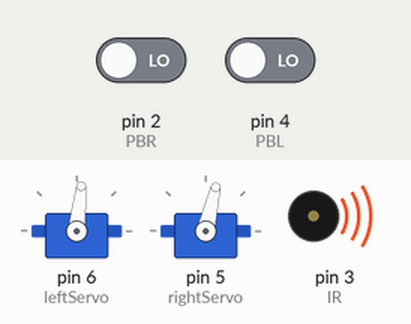
Recording of a sketch running on a simulated Arduino Uno, built with avr-gcc and run on an emulated ATmega328P. On the bench: 2 × servo, buzzer (waves = sounding). The test bench sets the inputs (shaded band); at power-on: pin 4 (PBL) LOW, pin 2 (PBR) LOW. What the sketch prints to the serial monitor is not drawn.

Above: at 0.8 s.
0.9 s: pin 4 (PBL) driven HIGH
Timing chart, 0 to 9.9 s (numbered marks = the images above; inputs shaded):
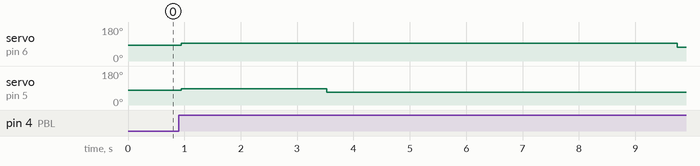

Measured:
- after the input at 0.9 s, servo on pin 6 (leftServo): 84° → 94° at once, → 74° 8.8 s later; servo on pin 5 (rightServo): 77° → 87° at once, → 67° 2.6 s later

The sketch:

Robotics_Program.ino
```cpp
#include <Servo.h>
Servo leftServo;    //Starts up Servos
Servo rightServo;
const int leftStop = 84;
const int rightStop = 78;
const int PBL = 4;    //Defines button value
const int PBR = 2;
const int IR = 3;
#define leftSensor A2   //Defines light sensors
#define middleSensor A1
#define rightSensor A0
bool turnRight = false;   //Direction after reading barcode
bool turnLeft = false;
int codeLines = 0;    //Amount of lines on the barcode

const int rightWhite = 467;   //Sets the lighting values
const int rightBlack = 212;
const int rightGrey = 336;
const int leftWhite = 454;
const int leftBlack = 260;
const int leftGrey = 364;
const int middleWhite = 360;
const int middleBlack = 180;
const int middleGrey = 317;


void stop() {   //Runs stop values
  leftServo.write(leftStop);
  rightServo.write(rightStop);
}

int setSpeed(int a, int b) {    //Takes speed values
  int leftServoVal = leftStop + a;    //Adds speed to Servo
  int rightServoVal = rightStop - b - 1;
  leftServo.write(leftServoVal);
  rightServo.write(rightServoVal);
}

void moveStraight(int dist) {
  setSpeed(10, 10);
  delay(dist * 207.32);   //Time taken to move 1cm multiplied by requested distance
  stop();
}

void turnAngle(int angle) {
  if (angle < 0) {    //Checks which direction the robot will turn
    setSpeed(-10, 10);    //Turns left
    angle = abs(angle);   //makes value positive
  }
  else {
    setSpeed(10, -10);    //Turns right
  }
  delay(28.72 * angle);   //Time taken to turn 1° multiplied by requested angle
  stop();
}

void waitKey (int pin) {    //Waits for button to be let go
  while (digitalRead(pin) == HIGH) {}
  delay(40);
  while (digitalRead(pin) == LOW) {}
  delay(40);
  return;
}

void turn(int value1, int value2) {   //Takes in which sensors to use
  if (analogRead(rightSensor) < value1 + 20 and analogRead(rightSensor) > value1 - 20) {    //Creates light sensor range
    turnAngle(10);
  }

  else if (analogRead(leftSensor) < value2 + 20 and analogRead(leftSensor) > value2 - 20) {
    turnAngle(-10);
  }
}

void obstacleAvoid(){
      turnAngle(90);    //Moves robot right and forward
    moveStraight(30);
    turnAngle(-90);   //Checks to see if there is still an object
    int d = 30;   //Distance to travel back
    while (digitalRead(2) == LOW) {
      turnAngle(90);    //Continues until there is no object
      moveStraight(30);
      turnAngle(-90);
      d = d + 30;   //Adds to the travel back distance
    }
    moveStraight(40);
    turnAngle(-90);
    while (digitalRead(2) == LOW) {   //Moves along the outside of the object
      turnAngle(90);
      moveStraight(40);
      turnAngle(-90);
    }
    moveStraight(d);    //Moves back to the line
    turnAngle(90);
}

void setup() {
  Serial.begin(9600);   //Sets up Serial
  leftServo.attach(6);    //Attaches servos
  rightServo.attach(5);
  pinMode(PBL, INPUT);    //Sets pins to be inputs
  pinMode(PBR, INPUT);
  pinMode(rightSensor, INPUT);
  pinMode(middleSensor, INPUT);
  pinMode(leftSensor, INPUT);
  pinMode(IR, OUTPUT);
  tone(3, 38000);
  setSpeed(0, 0);   //Sets speed to 0 at start
  waitKey(PBL);   //Waits for the button to be pressed before running the loop
  Serial.println("Start");
}

void loop() {

  setSpeed(10, 10);

  if (digitalRead(2) == LOW) {    //Checks front sensor
    Serial.println("Obstacle detected");
    obstacleAvoid();

  }

  if ((analogRead(middleSensor) > middleWhite - 20) and (turnRight == false)) {   //Checks if the middle sensor is touching white
    turn(rightBlack, leftBlack);
  }

  if ((analogRead(middleSensor) > middleWhite - 20) and (turnRight == true) and (turnLeft == false)) {    //Checks if the middle sensor is touching white and turning right
    turn(rightGrey, leftGrey);
  }

  if ((analogRead(middleSensor) > middleGrey - 50) and (turnRight == false) and (turnLeft == true)) {   //Checks if the middle sensor is touching grey and turning left
    turn(rightBlack, leftBlack);
  }

  //Checks if the outer light sensors are both on black
  if ((analogRead(rightSensor) < rightBlack + 40 and analogRead(rightSensor) > rightBlack - 40) && (analogRead(leftSensor) < leftBlack + 40 and analogRead(leftSensor) > leftBlack - 40)) {
    unsigned long fixedTime = millis() + 8000;    //Makes 8 second delay
    while (millis() < fixedTime) {    //Loops for 8 seconds
      //Checks if the outer light sensors are both on black
      if ((analogRead(rightSensor) < rightBlack + 40 and analogRead(rightSensor) > rightBlack - 40) && (analogRead(leftSensor) < leftBlack + 40 and analogRead(leftSensor) > leftBlack - 40)) {
        Serial.print("Plus 1");
        codeLines += 1;   //Adds 1 to number of barcode lines read
        delay(1000);    //Waits 1 second to get off each line
      }
    }
    if (codeLines == 2) {
      Serial.print("Right");
      turnRight = true;   //Set to turn right
    }
    else if (codeLines == 3) {
      Serial.print("Left");
      turnLeft = true;    //Set to turn left
    }
  }
}
```
